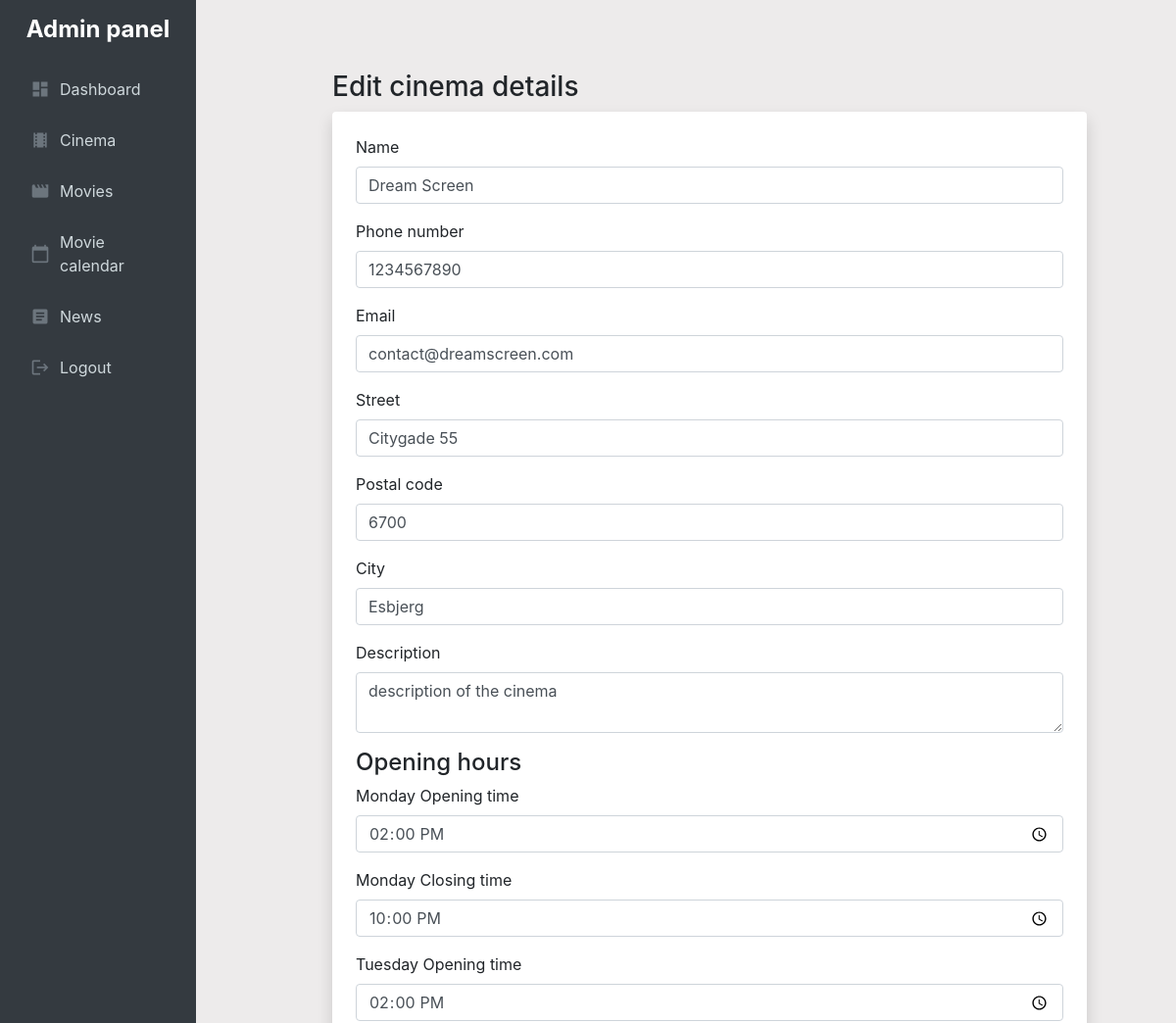
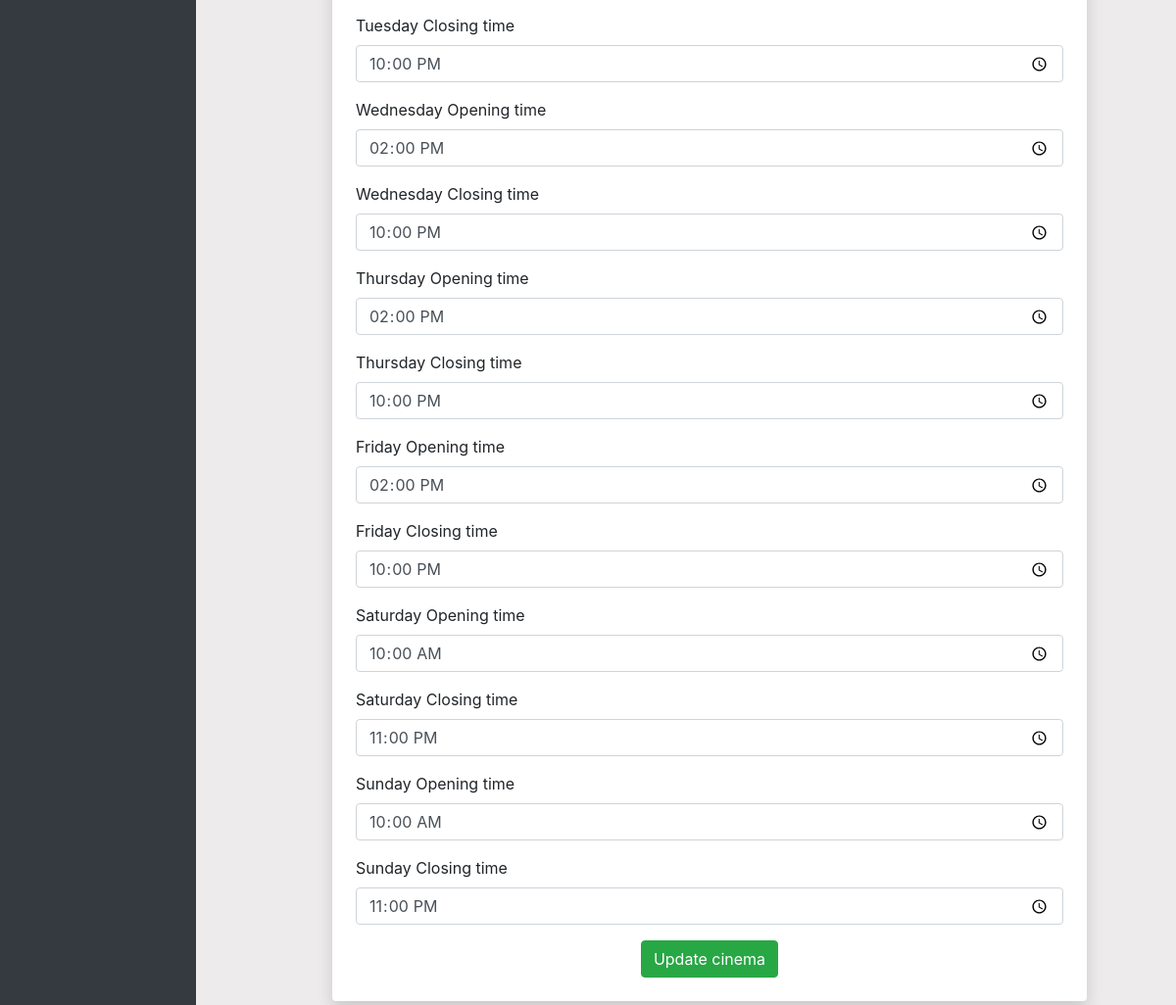
The app's page /admin/cinema/views/edit_cinema.php?cinemaID=1 with its own data (2 pictures, top to bottom).
### tables this page shows
CREATE TABLE Cinema (
    cinemaID INT AUTO_INCREMENT PRIMARY KEY,
    name VARCHAR(100) NOT NULL,
    phoneNumber VARCHAR(15),
    email VARCHAR(100),
    street VARCHAR(100),
    postalCode VARCHAR(4),
    description TEXT,
    FOREIGN KEY (postalCode) REFERENCES PostalCode(postalCode)
);

CREATE TABLE PostalCode (
    postalCode VARCHAR(4) NOT NULL PRIMARY KEY,
    city CHAR(80) NOT NULL
);

CREATE TABLE OpeningHours (
    openingHoursID INT AUTO_INCREMENT PRIMARY KEY,
    dayOfWeek VARCHAR(10) NOT NULL, 
    openingTime TIME,
    closingTime TIME,
    cinemaID INT,
    FOREIGN KEY (cinemaID) REFERENCES Cinema(cinemaID)
);

### admin/cinema/actions/edit_cinema_logic.php (called while the page is built, shortened)
<?php
require_once "../../../includes/connection.php";
$cinemaID = $_GET['cinemaID'] ?? null;
try {
    $query = $db->prepare("
        SELECT c.*, pc.city
        FROM Cinema c
        LEFT JOIN PostalCode pc ON c.postalCode = pc.postalCode
        WHERE c.cinemaID = :cinemaID
    ");
    $query->execute([':cinemaID' => $cinemaID]);
    $cinema = $query->fetch(PDO::FETCH_ASSOC);
    $hoursQuery = $db->prepare("
        SELECT *
        FROM OpeningHours
        WHERE cinemaID = :cinemaID
        ORDER BY FIELD(dayOfWeek, 'Monday', 'Tuesday', 'Wednesday', 'Thursday', 'Friday', 'Saturday', 'Sunday')
    ");
    $hoursQuery->execute([':cinemaID' => $cinemaID]);
    $openingHours = $hoursQuery->fetchAll(PDO::FETCH_ASSOC);
} catch (Exception $e) {
    error_log("Error: " . $e->getMessage());
    die("<div class='alert alert-danger'>An error occurred: " . htmlspecialchars($e->getMessage()) . "</div>");
}
?>

### admin/cinema/views/edit_cinema.php (the view, shortened to what this page needs)
<?php
require_once "../actions/edit_cinema_logic.php";
require_once "../../components/views/admin_navbar.php";
?>
<!DOCTYPE html>
<html lang="en">
<head>
    <link rel="stylesheet" href="https://maxcdn.bootstrapcdn.com/bootstrap/4.5.2/css/bootstrap.min.css">
    <link rel="stylesheet" href="../../admin_style/admin_style.css">
</head>
<body>
<div class="container my-4">
    <h3 class="mt-5">Edit cinema details</h3>
    <form method="post" action="edit_cinema.php?cinemaID=<?= htmlspecialchars($cinemaID); ?>" class="p-4 shadow rounded bg-white">
        <div class="form-group mb-3">
            <label for="name">Name</label>
            <input type="text" id="name" name="name" class="form-control" value="<?= htmlspecialchars($cinema['name']); ?>" required>
        </div>
        <div class="form-group mb-3">
            <label for="phoneNumber">Phone number</label>
            <input type="text" id="phoneNumber" name="phoneNumber" class="form-control" value="<?= htmlspecialchars($cinema['phoneNumber']); ?>" required>
        </div>
        <div class="form-group mb-3">
            <label for="email">Email</label>
            <input type="email" id="email" name="email" class="form-control" value="<?= htmlspecialchars($cinema['email']); ?>" required>
        </div>
        <div class="form-group mb-3">
            <label for="street">Street</label>
            <input type="text" id="street" name="street" class="form-control" value="<?= htmlspecialchars($cinema['street']); ?>" required>
        </div>
        <div class="form-group mb-3">
            <label for="postalCode">Postal code</label>
            <input type="text" id="postalCode" name="postalCode" class="form-control" value="<?= htmlspecialchars($cinema['postalCode']); ?>" required>
        </div>
        <div class="form-group mb-3">
            <label for="city">City</label>
            <input type="text" id="city" name="city" class="form-control" value="<?= htmlspecialchars($cinema['city']); ?>" required>
        </div>
        <div class="form-group mb-3">
            <label for="description">Description</label>
            <textarea id="description" name="description" class="form-control" required><?= htmlspecialchars($cinema['description']); ?></textarea>
        </div>
        <h4>Opening hours</h4>
        <?php foreach ($openingHours as $hours): ?>
            <div class="form-group mb-3">
                <label for="openingTime_<?= $hours['dayOfWeek']; ?>"><?= htmlspecialchars($hours['dayOfWeek']); ?> Opening time</label>
                <input type="time" id="openingTime_<?= $hours['dayOfWeek']; ?>" name="openingTime[<?= $hours['dayOfWeek']; ?>]" class="form-control" value="<?= htmlspecialchars($hours['openingTime']); ?>" required>
            </div>
            <div class="form-group mb-3">
                <label for="closingTime_<?= $hours['dayOfWeek']; ?>"><?= htmlspecialchars($hours['dayOfWeek']); ?> Closing time</label>
                <input type="time" id="closingTime_<?= $hours['dayOfWeek']; ?>" name="closingTime[<?= $hours['dayOfWeek']; ?>]" class="form-control" value="<?= htmlspecialchars($hours['closingTime']); ?>" required>
            </div>
        <?php endforeach; ?>
        <div class="text-center">
            <button type="submit" class="btn btn-success">Update cinema</button>
        </div>
    </form>
</div>
</body>
</html>

### admin/admin_style/admin_style.css (style rules this page uses)
body { margin: 0; display: flex; background-color: #edebeb; }
.container { max-width: 1200px; margin: 0 auto; }
form { max-width: 800px; margin: 0 auto; }
.btn-success { background-color: #28a745; border-color: #28a745; }
.container { max-width: 800px; margin: 0 auto; }
.shadow { box-shadow: 0 4px 6px rgba(0, 0, 0, 0.1); }

### records on screen
cinema: name "Dream Screen", phoneNumber "1234567890", email "contact@dreamscreen.com", street "Citygade 55", postalCode "6700", city "Esbjerg", description "description of the cinema"
openinghours: dayOfWeek "Monday", openingTime "14:00:00", closingTime "22:00:00"
openinghours: dayOfWeek "Tuesday", openingTime "14:00:00", closingTime "22:00:00"
openinghours: dayOfWeek "Wednesday", openingTime "14:00:00", closingTime "22:00:00"
openinghours: dayOfWeek "Thursday", openingTime "14:00:00", closingTime "22:00:00"
openinghours: dayOfWeek "Friday", openingTime "14:00:00", closingTime "22:00:00"
openinghours: dayOfWeek "Saturday", openingTime "10:00:00", closingTime "23:00:00"
openinghours: dayOfWeek "Sunday", openingTime "10:00:00", closingTime "23:00:00"
